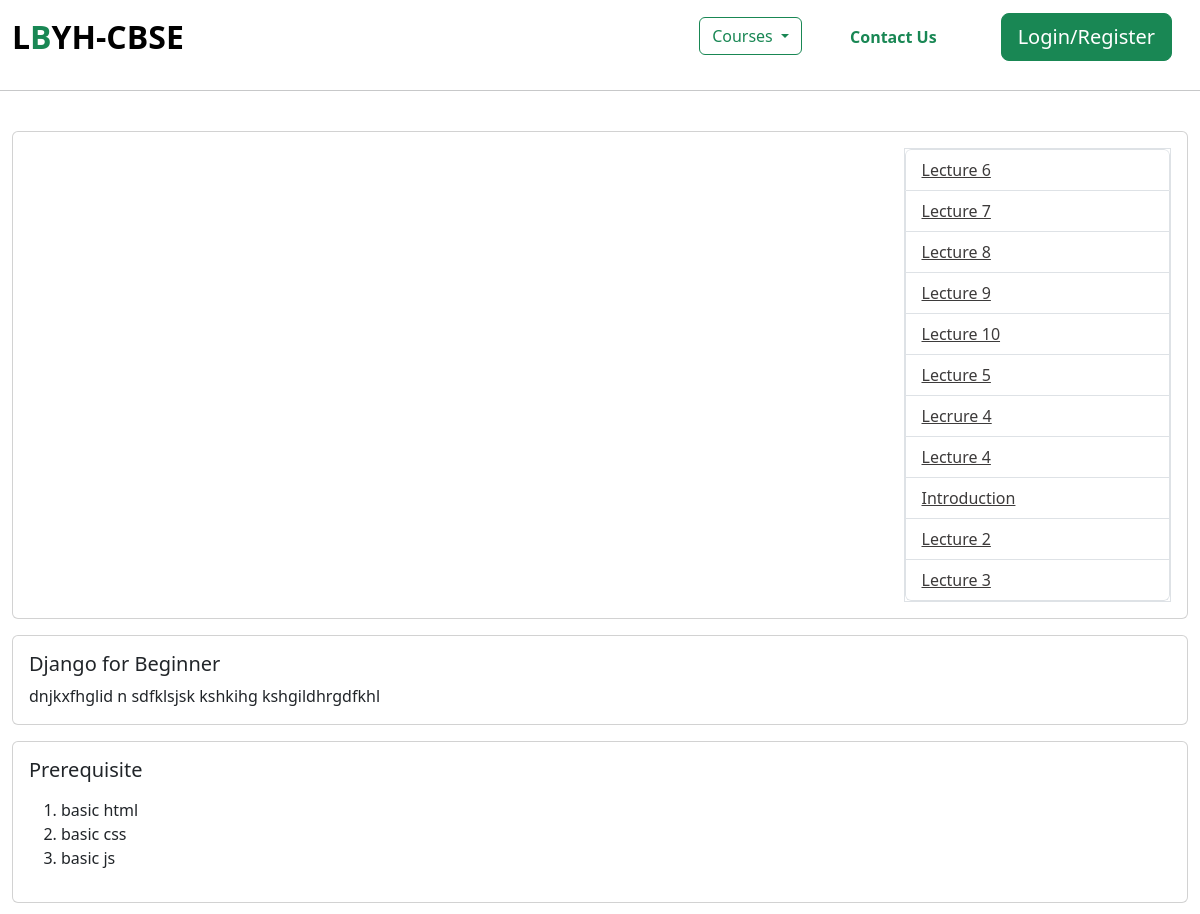
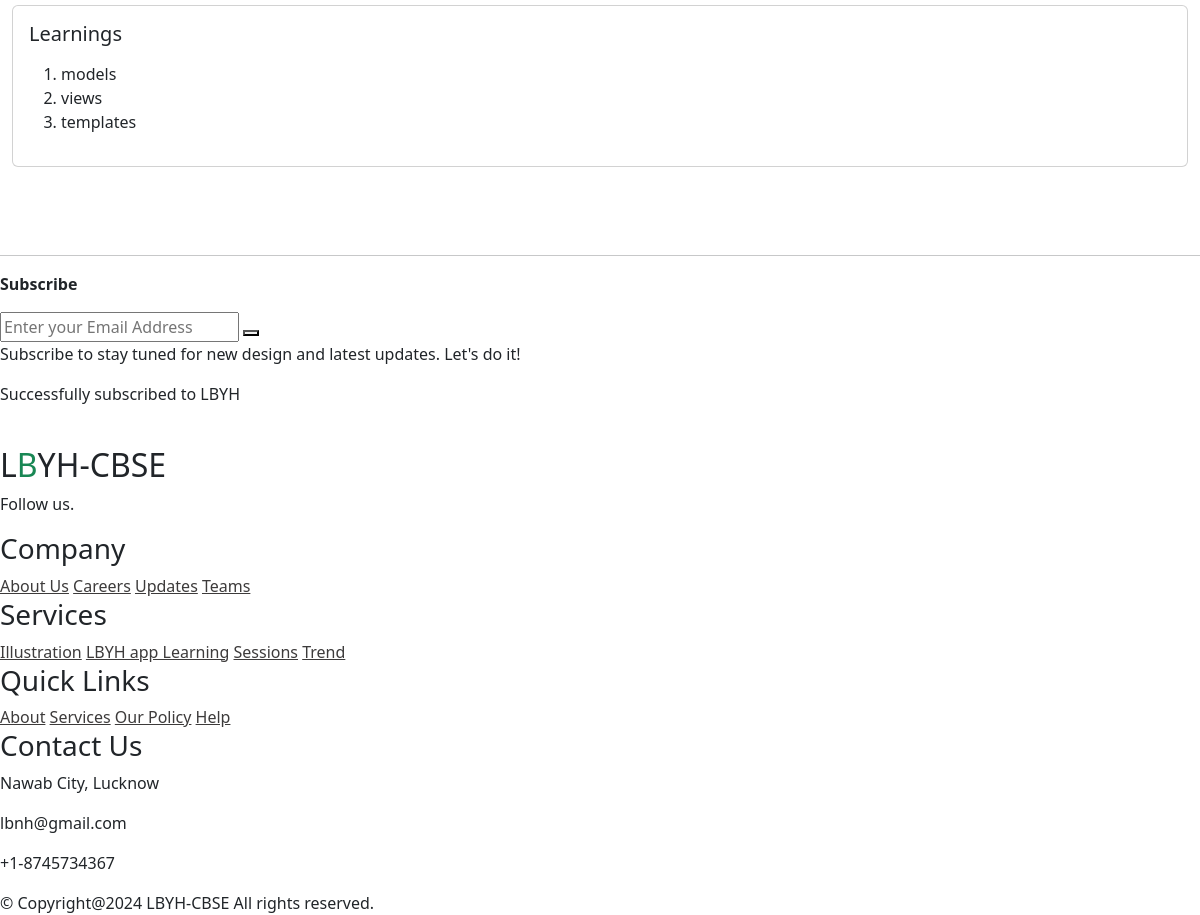
Screenshot of /course/django with the database file from the repository (2 pictures, top to bottom).
### core/models.py (models this page shows, shortened)
class Video(models.Model):
    title = models.CharField(max_length=100, null=False)
    course = models.ForeignKey(Course, null=False, on_delete=models.CASCADE)
    serial_number = models.IntegerField(null=False)
    added = models.DateTimeField(auto_now_add=True)
    url = EmbedVideoField()
    is_preview = models.BooleanField(default=False)
    def __str__(self):
        return str(self.title)
    class Meta:
        ordering = ["-added"]

class Course(models.Model):
    name = models.CharField(max_length=50, null=True, unique=True)
    slug = models.CharField(max_length=50, null=True)
    description = models.CharField(max_length=200, null=True)
    price = models.IntegerField(null=False)
    discount = models.IntegerField(null=False, default=0)
    active = models.BooleanField(default=False)
    thumbnail = models.ImageField(upload_to="files/thumbnail")
    date = models.DateTimeField(auto_now_add=True)
    resource = models.FileField(upload_to="files/resource")
    length = models.IntegerField(null=False)

class CourseProperty(models.Model):
    description = models.CharField(max_length=100, null=False)
    course = models.ForeignKey(Course, null=False, on_delete=models.CASCADE)
    class Meta:
        abstract = True

class Prerequisite(CourseProperty):
    pass

class Learning(CourseProperty):
    pass

### core/views.py (the view)
# urls.py: path("course/<str:slug>", course, name="course"),
def course(request, slug):
    course = Course.objects.get(slug=slug)
    serial_number = request.GET.get("lecture")
    if serial_number is None:
        serial_number = 1
    video = Video.objects.get(serial_number=serial_number, course=course)
    context = {"course": course, "video": video}
    return render(request, "courses/page.html", context=context)

### core/templates/courses/page.html (shortened to what this page needs)
{% extends "base.html" %}
{% load embed_video_tags %}
{% load static %}
{% load course_custom_tags %}
{% block css %}
<link rel="stylesheet" href="{% static 'courses/css/scrollbar.css'%}">
<link rel="stylesheet" href="{% static 'courses/css/common.css'%}">
{% endblock %}
{% block content %}
<div class="">
    <div>
        <br>
        <div class="card p-3">
            <div class="row">
                <div class="col">
                </div>
                <div class="col-3">
                    <div class="border">
                        <ul id='video_list' class="list-group overflow-y-scroll">
                            {% for video in course.video_set.all %}
                            <li
                              class="list-group-item">
                              <a href="?lecture={{video.serial_number}}">{{video}}</a>
                            </li>
                            {% endfor %}
                          </ul>
                    </div>
                </div>
            </div>
        </div>
        <div class="mt-3">
            <div class="card">
                <div class="card-body">
                    <h5 class="card-title">{{course.name}}</h5>
                    <p class="card-text">{{course.description}}</p>
                </div>
            </div>
        </div>
        <div class="mt-3">
            <div class="card">
                <div class="card-body">
                    <h5 class="card-title">Prerequisite</h5>
                    <p class="card-text">
                    <ol>
                        {% for pre in course.prerequisite_set.all %}
                        <li class="">{{pre.description}}</li>
                        {% endfor %}
                    </ol>
                    </p>
                </div>
            </div>
        </div>
        <div class="mt-3">
            <div class="card">
                <div class="card-body">
                    <h5 class="card-title">Learnings</h5>
                    <p class="card-text">
                    <ol>
                        {% for l in course.learning_set.all %}
                        <li class="">{{l.description}}</li>
                        {% endfor %}
                    </ol>
                    </p>
                </div>
            </div>
        </div>
        <br>
        <br>
        <br>
    </div>
</div>
{% endblock %}

### static/courses/css/common.css (style rules this page uses)
.overflow-y-scroll { overflow-y: scroll; }

### core/templates/courses/page.html (style rules this page uses)
a { color: rgb(61, 59, 59); }

### rows the page displays
Video: title "Lecture 6"
Video: title "Lecture 7"
Video: title "Lecture 8"
Video: title "Lecture 9"
Video: title "Lecture 10"
Video: title "Lecture 5"
Video: title "Lecrure 4"
Video: title "Lecture 4"
Video: title "Introduction"
Video: title "Lecture 2"
Video: title "Lecture 3"
Course: name "Django for Beginner", description "dnjkxfhglid n sdfklsjsk kshkihg kshgildhrgdfkhl"
Prerequisite: description "basic html"
Prerequisite: description "basic css"
Prerequisite: description "basic js"
Learning: description "models"
Learning: description "views"
Learning: description "templates"
